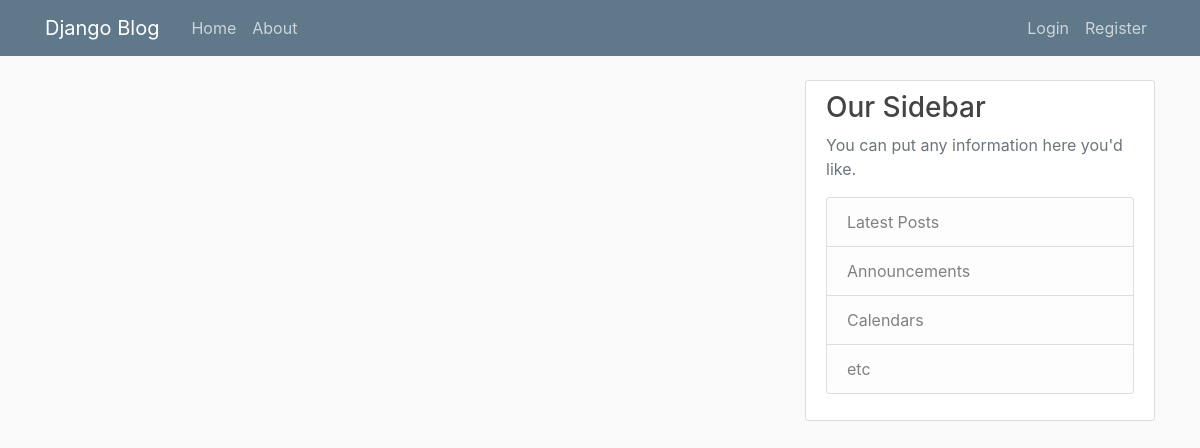
The app's page /, older data.
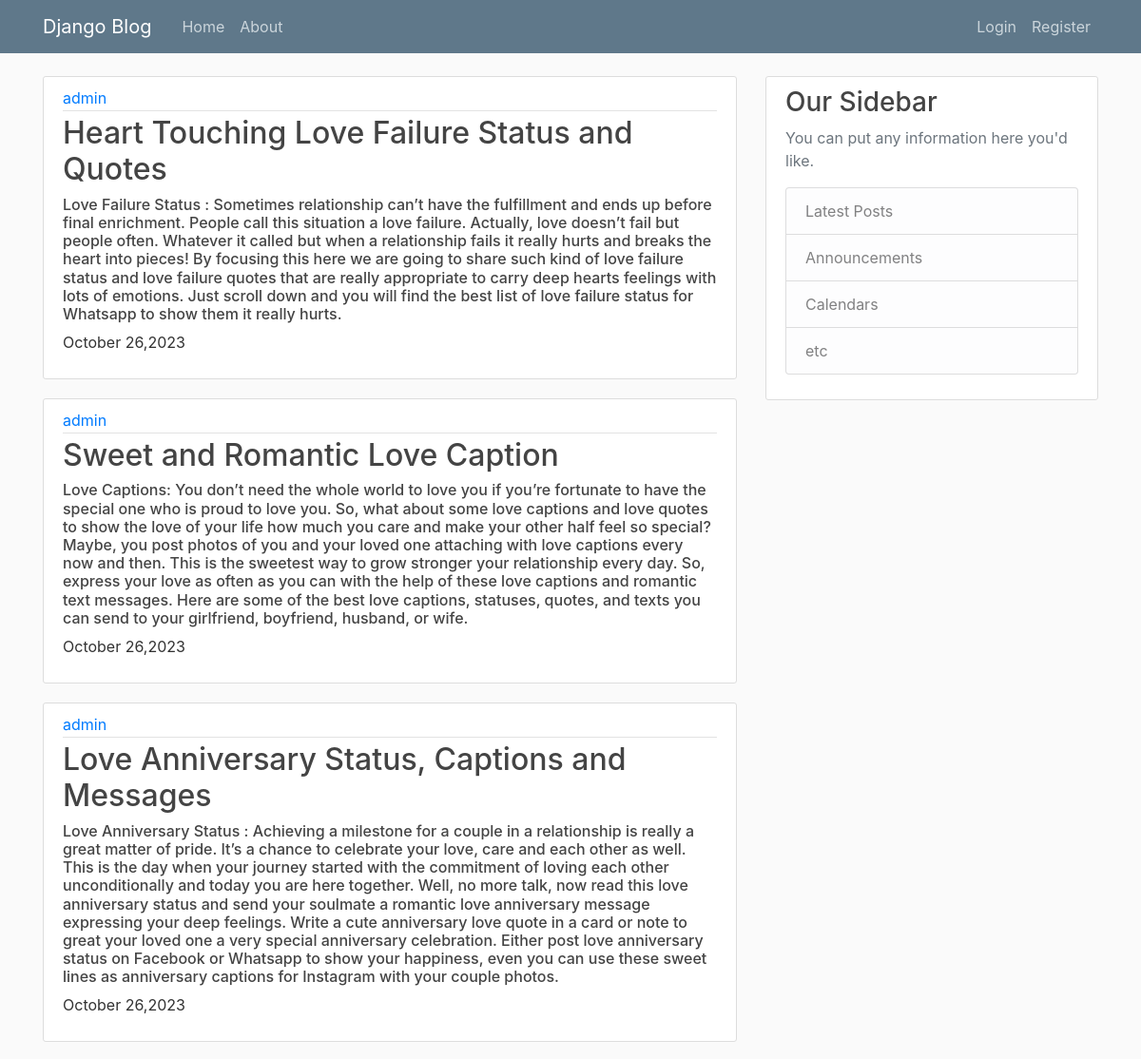
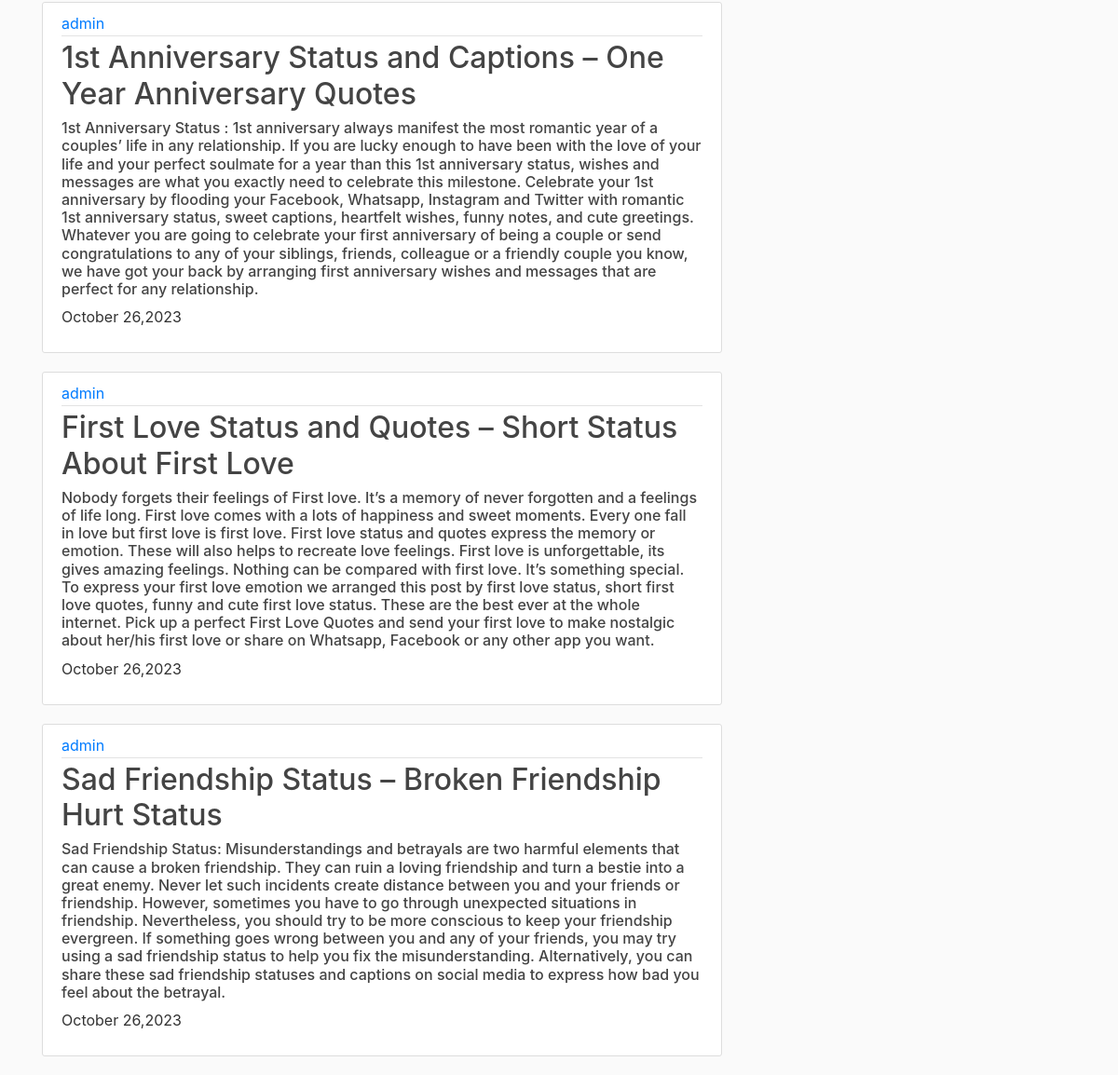
The same page, newer data (2 pictures, top to bottom).
### BlogApp/models.py (models this page shows)
class Post(models.Model):
    title = models.CharField(max_length=150)
    content = models.TextField()
    date_post = models.DateTimeField(default=timezone.now)
    author = models.ForeignKey(User, on_delete=models.CASCADE)

### BlogApp/views.py (the view)
# urls.py: path('', views.homepage, name="home page"),
def homepage(request):
    Posts = Post.objects.all()
    return render(request, 'home/homepage.html', {"Posts": Posts})

### BlogApp/templates/home/homepage.html
{% extends "home/base.html" %}
{% block content %}
{% for Post in Posts%}
<article class="media content-section">
    <div class="media-body">
        <div class="article-metadata">
            <a class="mr-2" href="#">{{ Post.author }}</a>
        </div>
        <h2><a class="article-title" href="#">{{ Post.title }}</a></h2>
        <h6><a class="article-title" href="#">{{ Post.content }}</a></h6>
        <p class="article-content">{{ Post.date_post |date:"F d,Y" }}</p>
    </div>
</article>
{% endfor %}
{% endblock %}

### BlogApp/templates/home/base.html (shortened to what this page needs)
{% load static %}
<!DOCTYPE html>
<html lang="en">
<head>
    <link rel="stylesheet" href="https://cdn.jsdelivr.net/npm/bootstrap@4.4.1/dist/css/bootstrap.min.css"
>
    <link rel="stylesheet" type="text/css" href="{% static 'blog/main.css'%}">
</head>
<body>
<header class="site-header">
    <nav class="navbar navbar-expand-md navbar-dark bg-steel fixed-top">
        <div class="container">
            <a class="navbar-brand mr-4" href="/">Django Blog</a>
            <div class="collapse navbar-collapse" id="navbarToggle">
                <div class="navbar-nav mr-auto">
                    <a class="nav-item nav-link" href="{% url 'home page'%}">Home</a>
                    <a class="nav-item nav-link" href="{% url 'about page'%}">About</a>
                </div>
                <div class="navbar-nav">
                    <a class="nav-item nav-link" href="#">Login</a>
                    <a class="nav-item nav-link" href="{% url 'register'%}">Register</a>
                </div>
            </div>
        </div>
    </nav>
</header>
<main role="main" class="container">
    <div class="row">
        <div class="col-md-8">
            {% block content %}{% endblock %}
        </div>
        <div class="col-md-4">
            <div class="content-section">
                <h3>Our Sidebar</h3>
                <p class='text-muted'>You can put any information here you'd like.
                <ul class="list-group">
                    <li class="list-group-item list-group-item-light">Latest Posts</li>
                    <li class="list-group-item list-group-item-light">Announcements</li>
                    <li class="list-group-item list-group-item-light">Calendars</li>
                    <li class="list-group-item list-group-item-light">etc</li>
                </ul>
                </p>
            </div>
        </div>
    </div>
</main>
</body>
</html>

### BlogApp/static/blog/main.css (style rules this page uses)
body { background: #fafafa; color: #333333; margin-top: 5rem; }
h1, h2, h3, h4, h5, h6 { color: #444444; }
ul { margin: 0; }
.bg-steel { background-color: #5f788a; }
.site-header .navbar-nav .nav-link { color: #cbd5db; }
.content-section { background: #ffffff; padding: 10px 20px; border: 1px solid #dddddd; border-radius: 3px; margin-bottom: 20px; }
.article-title { color: #444444; }
.article-content { white-space: pre-line; }
.article-metadata { padding-bottom: 1px; margin-bottom: 4px; border-bottom: 1px solid #e3e3e3 }

Row changes from the older to the newer data that the page shows:
added Post: author "admin", title "Heart Touching Love Failure Status and Quotes", content "Love Failure Status : Sometimes relationship can’t have the fulfillment and ends up before final enrichment. People call this situation a love failure. Actually, love doesn’t fail but people often. Whatever it called but when a relationship fails it really hurts and breaks the heart into pieces! By focusing this here we are going to share such kind of love failure status and love failure quotes that are really appropriate to carry deep hearts feelings with lots of emotions. Just scroll down and you will find the best list of love failure status for Whatsapp to show them it really hurts.", date_post "October 26,2023"
added Post: author "admin", title "Sweet and Romantic Love Caption", content "Love Captions: You don’t need the whole world to love you if you’re fortunate to have the special one who is proud to love you. So, what about some love captions and love quotes to show the love of your life how much you care and make your other half feel so special? Maybe, you post photos of you and your loved one attaching with love captions every now and then. This is the sweetest way to grow stronger your relationship every day. So, express your love as often as you can with the help of these love captions and romantic text messages. Here are some of the best love captions, statuses, quotes, and texts you can send to your girlfriend, boyfriend, husband, or wife.", date_post "October 26,2023"
added Post: author "admin", title "Love Anniversary Status, Captions and Messages", content "Love Anniversary Status : Achieving a milestone for a couple in a relationship is really a great matter of pride. It’s a chance to celebrate your love, care and each other as well. This is the day when your journey started with the commitment of loving each other unconditionally and today you are here together. Well, no more talk, now read this love anniversary status and send your soulmate a romantic love anniversary message expressing your deep feelings. Write a cute anniversary love quote in a card or note to great your loved one a very special anniversary celebration. Either post love anniversary status on Facebook or Whatsapp to show your happiness, even you can use these sweet lines…", date_post "October 26,2023"
added Post: author "admin", title "1st Anniversary Status and Captions – One Year Anniversary Quotes", content "1st Anniversary Status : 1st anniversary always manifest the most romantic year of a couples’ life in any relationship. If you are lucky enough to have been with the love of your life and your perfect soulmate for a year than this 1st anniversary status, wishes and messages are what you exactly need to celebrate this milestone. Celebrate your 1st anniversary by flooding your Facebook, Whatsapp, Instagram and Twitter with romantic 1st anniversary status, sweet captions, heartfelt wishes, funny notes, and cute greetings. Whatever you are going to celebrate your first anniversary of being a couple or send congratulations to any of your siblings, friends, colleague or a friendly couple you…", date_post "October 26,2023"
added Post: author "admin", title "First Love Status and Quotes – Short Status About First Love", content "Nobody forgets their feelings of First love. It’s a memory of never forgotten and a feelings of life long. First love comes with a lots of happiness and sweet moments. Every one fall in love but first love is first love. First love status and quotes express the memory or emotion. These will also helps to recreate love feelings. First love is unforgettable, its gives amazing feelings. Nothing can be compared with first love. It’s something special. To express your first love emotion we arranged this post by first love status, short first love quotes, funny and cute first love status. These are the best ever at the whole internet. Pick up a perfect First Love Quotes and send your first love…", date_post "October 26,2023"
added Post: author "admin", title "Sad Friendship Status – Broken Friendship Hurt Status", content "Sad Friendship Status: Misunderstandings and betrayals are two harmful elements that can cause a broken friendship. They can ruin a loving friendship and turn a bestie into a great enemy. Never let such incidents create distance between you and your friends or friendship. However, sometimes you have to go through unexpected situations in friendship. Nevertheless, you should try to be more conscious to keep your friendship evergreen. If something goes wrong between you and any of your friends, you may try using a sad friendship status to help you fix the misunderstanding. Alternatively, you can share these sad friendship statuses and captions on social media to express how bad you feel about…", date_post "October 26,2023"
